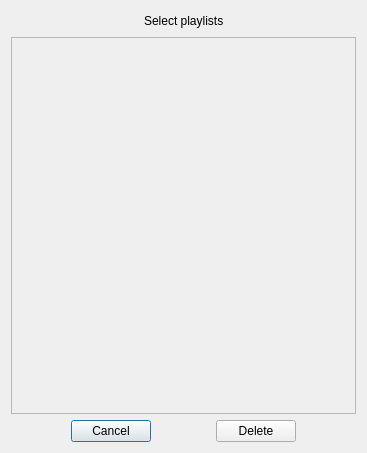
<?xml version="1.0" encoding="UTF-8"?>
<ui version="4.0">
 <class>Dialog</class>
 <widget class="QDialog" name="Dialog">
  <property name="geometry">
   <rect>
    <x>0</x>
    <y>0</y>
    <width>367</width>
    <height>453</height>
   </rect>
  </property>
  <property name="windowTitle">
   <string>Dialog</string>
  </property>
  <layout class="QHBoxLayout" name="horizontalLayout_4">
   <item>
    <layout class="QVBoxLayout" name="verticalLayout">
     <item>
      <layout class="QHBoxLayout" name="horizontalLayout">
       <item>
        <spacer name="horizontalSpacer">
         <property name="orientation">
          <enum>Qt::Horizontal</enum>
         </property>
         <property name="sizeHint" stdset="0">
          <size>
           <width>40</width>
           <height>20</height>
          </size>
         </property>
        </spacer>
       </item>
       <item>
        <widget class="QLabel" name="label">
         <property name="text">
          <string>Select playlists</string>
         </property>
        </widget>
       </item>
       <item>
        <spacer name="horizontalSpacer_2">
         <property name="orientation">
          <enum>Qt::Horizontal</enum>
         </property>
         <property name="sizeHint" stdset="0">
          <size>
           <width>40</width>
           <height>20</height>
          </size>
         </property>
        </spacer>
       </item>
      </layout>
     </item>
     <item>
      <layout class="QHBoxLayout" name="horizontalLayout_2">
       <item>
        <widget class="QScrollArea" name="scrollArea">
         <property name="widgetResizable">
          <bool>true</bool>
         </property>
         <widget class="QWidget" name="scrollAreaWidgetContents">
          <property name="geometry">
           <rect>
            <x>0</x>
            <y>0</y>
            <width>343</width>
            <height>370</height>
           </rect>
          </property>
         </widget>
        </widget>
       </item>
      </layout>
     </item>
     <item>
      <layout class="QHBoxLayout" name="horizontalLayout_3">
       <item>
        <spacer name="horizontalSpacer_3">
         <property name="orientation">
          <enum>Qt::Horizontal</enum>
         </property>
         <property name="sizeHint" stdset="0">
          <size>
           <width>40</width>
           <height>20</height>
          </size>
         </property>
        </spacer>
       </item>
       <item>
        <widget class="QPushButton" name="cancelButton">
         <property name="text">
          <string>Cancel</string>
         </property>
        </widget>
       </item>
       <item>
        <spacer name="horizontalSpacer_4">
         <property name="orientation">
          <enum>Qt::Horizontal</enum>
         </property>
         <property name="sizeHint" stdset="0">
          <size>
           <width>40</width>
           <height>20</height>
          </size>
         </property>
        </spacer>
       </item>
       <item>
        <widget class="QPushButton" name="deleteButton">
         <property name="text">
          <string>Delete</string>
         </property>
        </widget>
       </item>
       <item>
        <spacer name="horizontalSpacer_5">
         <property name="orientation">
          <enum>Qt::Horizontal</enum>
         </property>
         <property name="sizeHint" stdset="0">
          <size>
           <width>40</width>
           <height>20</height>
          </size>
         </property>
        </spacer>
       </item>
      </layout>
     </item>
    </layout>
   </item>
  </layout>
 </widget>
 <resources/>
 <connections/>
</ui>
